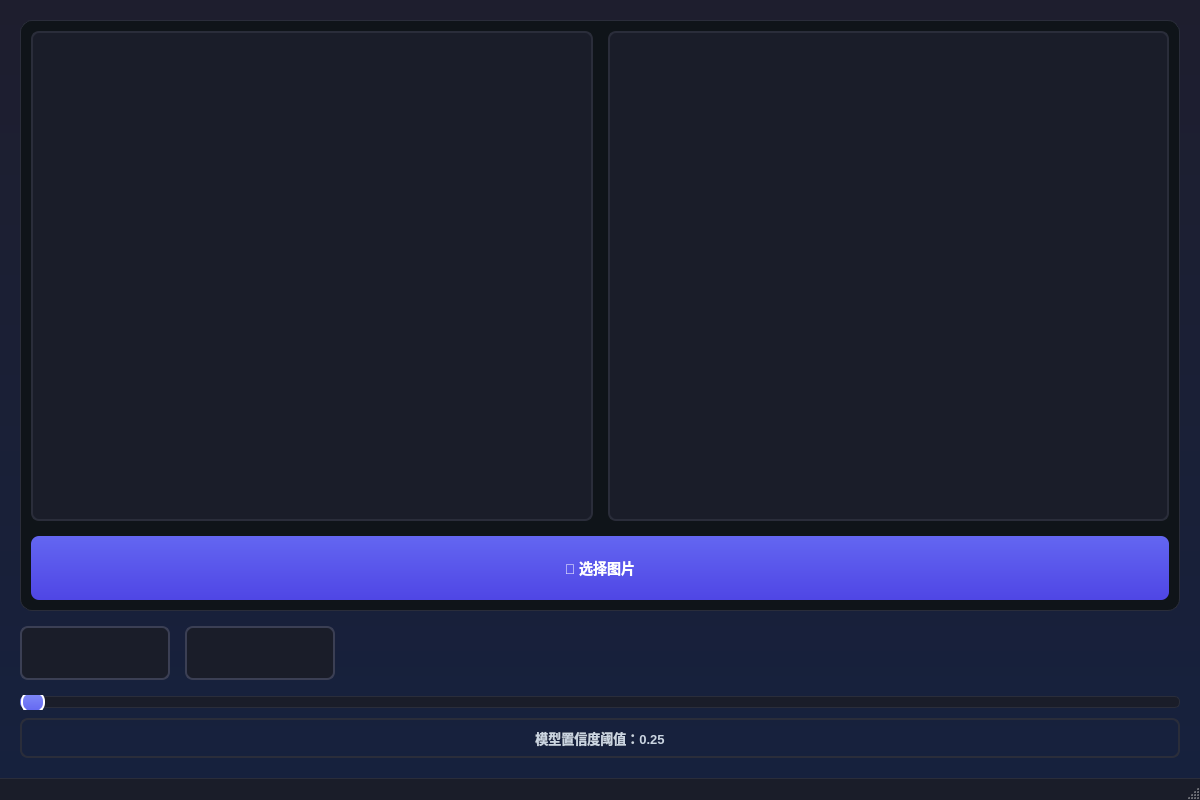
<?xml version="1.0" encoding="UTF-8"?>
<ui version="4.0">
 <class>MainWindow</class>
 <widget class="QMainWindow" name="MainWindow">
  <property name="geometry">
   <rect>
    <x>0</x>
    <y>0</y>
    <width>1200</width>
    <height>800</height>
   </rect>
  </property>
  <property name="windowTitle">
   <string>YOLO目标检测系统</string>
  </property>
  <property name="styleSheet">
   <string notr="true">QMainWindow {
    background: qlineargradient(x1:0, y1:0, x2:0, y2:1, stop:0 #1e1e2e, stop:1 #16213e);
}

QStackedWidget {
    background-color: #0f1419;
    border-radius: 12px;
    border: 1px solid #2a2d3a;
}

QLabel {
    background-color: #1a1d29;
    border: 2px solid #2a2d3a;
    border-radius: 8px;
    padding: 8px;
}

QPushButton {
    background: qlineargradient(x1:0, y1:0, x2:0, y2:1, stop:0 #6366f1, stop:1 #4f46e5);
    color: white;
    border: none;
    border-radius: 8px;
    padding: 12px 24px;
    font-size: 14px;
    font-weight: bold;
    min-height: 40px;
}

QPushButton:hover {
    background: qlineargradient(x1:0, y1:0, x2:0, y2:1, stop:0 #818cf8, stop:1 #6366f1);
}

QPushButton:pressed {
    background: qlineargradient(x1:0, y1:0, x2:0, y2:1, stop:0 #4f46e5, stop:1 #4338ca);
}

QComboBox {
    background-color: #1a1d29;
    color: #e0e7ff;
    border: 2px solid #3b3f54;
    border-radius: 8px;
    padding: 10px 15px;
    font-size: 13px;
    min-height: 30px;
}

QComboBox:hover {
    border-color: #6366f1;
    background-color: #252837;
}

QComboBox::drop-down {
    border: none;
    width: 30px;
}

QComboBox::down-arrow {
    image: none;
    border-left: 5px solid transparent;
    border-right: 5px solid transparent;
    border-top: 6px solid #e0e7ff;
    margin-right: 8px;
}

QComboBox QAbstractItemView {
    background-color: #1a1d29;
    color: #e0e7ff;
    border: 2px solid #6366f1;
    border-radius: 8px;
    selection-background-color: #6366f1;
    selection-color: white;
    padding: 5px;
}

QSlider::groove:horizontal {
    border: 1px solid #2a2d3a;
    height: 10px;
    background: #1a1d29;
    border-radius: 5px;
}

QSlider::handle:horizontal {
    background: qlineargradient(x1:0, y1:0, x2:0, y2:1, stop:0 #818cf8, stop:1 #6366f1);
    border: 2px solid white;
    width: 20px;
    height: 20px;
    margin: -6px 0;
    border-radius: 10px;
}

QSlider::handle:horizontal:hover {
    background: qlineargradient(x1:0, y1:0, x2:0, y2:1, stop:0 #a5b4fc, stop:1 #818cf8);
    width: 22px;
    height: 22px;
}

QSlider::sub-page:horizontal {
    background: qlineargradient(x1:0, y1:0, x2:1, y2:0, stop:0 #6366f1, stop:1 #818cf8);
    border-radius: 5px;
}
</string>
  </property>
  <widget class="QWidget" name="centralwidget_model">
   <layout class="QVBoxLayout" name="mainVerticalLayout">
    <property name="spacing">
     <number>15</number>
    </property>
    <property name="leftMargin">
     <number>20</number>
    </property>
    <property name="topMargin">
     <number>20</number>
    </property>
    <property name="rightMargin">
     <number>20</number>
    </property>
    <property name="bottomMargin">
     <number>20</number>
    </property>
    <item>
     <widget class="QStackedWidget" name="stackedWidget">
      <property name="minimumSize">
       <size>
        <width>0</width>
        <height>500</height>
       </size>
      </property>
      <widget class="QWidget" name="page">
       <layout class="QVBoxLayout" name="verticalLayout">
        <property name="spacing">
         <number>15</number>
        </property>
        <property name="leftMargin">
         <number>10</number>
        </property>
        <property name="topMargin">
         <number>10</number>
        </property>
        <property name="rightMargin">
         <number>10</number>
        </property>
        <property name="bottomMargin">
         <number>10</number>
        </property>
        <item>
         <layout class="QHBoxLayout" name="horizontalLayout">
          <property name="spacing">
           <number>15</number>
          </property>
          <item>
           <widget class="QLabel" name="orig_img_label">
            <property name="minimumSize">
             <size>
              <width>200</width>
              <height>200</height>
             </size>
            </property>
            <property name="text">
             <string/>
            </property>
            <property name="alignment">
             <set>Qt::AlignCenter</set>
            </property>
            <property name="scaledContents">
             <bool>false</bool>
            </property>
           </widget>
          </item>
          <item>
           <widget class="QLabel" name="det_img_label">
            <property name="minimumSize">
             <size>
              <width>200</width>
              <height>200</height>
             </size>
            </property>
            <property name="text">
             <string/>
            </property>
            <property name="alignment">
             <set>Qt::AlignCenter</set>
            </property>
            <property name="scaledContents">
             <bool>false</bool>
            </property>
           </widget>
          </item>
         </layout>
        </item>
        <item>
         <widget class="QPushButton" name="pushButton">
          <property name="text">
           <string>📁 选择图片</string>
          </property>
         </widget>
        </item>
       </layout>
      </widget>
      <widget class="QWidget" name="page_2">
       <layout class="QVBoxLayout" name="verticalLayout_5">
        <property name="spacing">
         <number>15</number>
        </property>
        <property name="leftMargin">
         <number>10</number>
        </property>
        <property name="topMargin">
         <number>10</number>
        </property>
        <property name="rightMargin">
         <number>10</number>
        </property>
        <property name="bottomMargin">
         <number>10</number>
        </property>
        <item>
         <layout class="QHBoxLayout" name="horizontalLayout_6">
          <property name="spacing">
           <number>15</number>
          </property>
          <item>
           <widget class="QLabel" name="orig_cap_label">
            <property name="minimumSize">
             <size>
              <width>200</width>
              <height>200</height>
             </size>
            </property>
            <property name="text">
             <string/>
            </property>
            <property name="alignment">
             <set>Qt::AlignCenter</set>
            </property>
            <property name="scaledContents">
             <bool>false</bool>
            </property>
           </widget>
          </item>
          <item>
           <widget class="QLabel" name="det_cap_label">
            <property name="minimumSize">
             <size>
              <width>200</width>
              <height>200</height>
             </size>
            </property>
            <property name="text">
             <string/>
            </property>
            <property name="alignment">
             <set>Qt::AlignCenter</set>
            </property>
            <property name="scaledContents">
             <bool>false</bool>
            </property>
           </widget>
          </item>
         </layout>
        </item>
        <item>
         <widget class="QPushButton" name="pushButton_cap">
          <property name="text">
           <string>📷 开启摄像头</string>
          </property>
         </widget>
        </item>
       </layout>
      </widget>
      <widget class="QWidget" name="page_3">
       <layout class="QVBoxLayout" name="videoVerticalLayout">
        <property name="spacing">
         <number>15</number>
        </property>
        <property name="leftMargin">
         <number>10</number>
        </property>
        <property name="topMargin">
         <number>10</number>
        </property>
        <property name="rightMargin">
         <number>10</number>
        </property>
        <property name="bottomMargin">
         <number>10</number>
        </property>
        <item>
         <layout class="QHBoxLayout" name="horizontalLayout_2">
          <property name="spacing">
           <number>15</number>
          </property>
          <item>
           <widget class="QLabel" name="det_video_label">
            <property name="minimumSize">
             <size>
              <width>200</width>
              <height>200</height>
             </size>
            </property>
            <property name="text">
             <string/>
            </property>
            <property name="alignment">
             <set>Qt::AlignCenter</set>
            </property>
            <property name="scaledContents">
             <bool>false</bool>
            </property>
           </widget>
          </item>
          <item>
           <widget class="QLabel" name="orig_video_label">
            <property name="minimumSize">
             <size>
              <width>200</width>
              <height>200</height>
             </size>
            </property>
            <property name="text">
             <string/>
            </property>
            <property name="alignment">
             <set>Qt::AlignCenter</set>
            </property>
            <property name="scaledContents">
             <bool>false</bool>
            </property>
           </widget>
          </item>
         </layout>
        </item>
        <item>
         <widget class="QPushButton" name="pushButton_video">
          <property name="text">
           <string>🎬 选择视频</string>
          </property>
         </widget>
        </item>
       </layout>
      </widget>
      <widget class="QWidget" name="page_4">
       <layout class="QVBoxLayout" name="verticalLayout_sit">
        <property name="spacing">
         <number>15</number>
        </property>
        <property name="leftMargin">
         <number>10</number>
        </property>
        <property name="topMargin">
         <number>10</number>
        </property>
        <property name="rightMargin">
         <number>10</number>
        </property>
        <property name="bottomMargin">
         <number>10</number>
        </property>
        <item>
         <layout class="QHBoxLayout" name="horizontalLayout_3">
          <property name="spacing">
           <number>15</number>
          </property>
          <item>
           <widget class="QLabel" name="det_sit_label">
            <property name="minimumSize">
             <size>
              <width>200</width>
              <height>200</height>
             </size>
            </property>
            <property name="text">
             <string/>
            </property>
            <property name="alignment">
             <set>Qt::AlignCenter</set>
            </property>
            <property name="scaledContents">
             <bool>false</bool>
            </property>
           </widget>
          </item>
          <item>
           <widget class="QLabel" name="orig_sit_label">
            <property name="minimumSize">
             <size>
              <width>200</width>
              <height>200</height>
             </size>
            </property>
            <property name="text">
             <string/>
            </property>
            <property name="alignment">
             <set>Qt::AlignCenter</set>
            </property>
            <property name="scaledContents">
             <bool>false</bool>
            </property>
           </widget>
          </item>
         </layout>
        </item>
        <item>
         <widget class="QPushButton" name="pushButton_sit">
          <property name="text">
           <string>PushButton</string>
          </property>
         </widget>
        </item>
       </layout>
      </widget>
      <widget class="QWidget" name="page_5">
       <layout class="QVBoxLayout" name="verticalLayout_5_video">
        <property name="spacing">
         <number>15</number>
        </property>
        <property name="leftMargin">
         <number>10</number>
        </property>
        <property name="topMargin">
         <number>10</number>
        </property>
        <property name="rightMargin">
         <number>10</number>
        </property>
        <property name="bottomMargin">
         <number>10</number>
        </property>
        <item>
         <layout class="QHBoxLayout" name="horizontalLayout_4">
          <property name="spacing">
           <number>15</number>
          </property>
          <item>
           <widget class="QLabel" name="det_video_label_3">
            <property name="minimumSize">
             <size>
              <width>200</width>
              <height>200</height>
             </size>
            </property>
            <property name="text">
             <string/>
            </property>
            <property name="alignment">
             <set>Qt::AlignCenter</set>
            </property>
            <property name="scaledContents">
             <bool>false</bool>
            </property>
           </widget>
          </item>
          <item>
           <widget class="QLabel" name="orig_video_label_3">
            <property name="minimumSize">
             <size>
              <width>200</width>
              <height>200</height>
             </size>
            </property>
            <property name="text">
             <string/>
            </property>
            <property name="alignment">
             <set>Qt::AlignCenter</set>
            </property>
            <property name="scaledContents">
             <bool>false</bool>
            </property>
           </widget>
          </item>
         </layout>
        </item>
        <item>
         <widget class="QPushButton" name="pushButton_video_3">
          <property name="text">
           <string>PushButton</string>
          </property>
         </widget>
        </item>
       </layout>
      </widget>
     </widget>
    </item>
    <item>
     <layout class="QHBoxLayout" name="controlHorizontalLayout">
      <property name="spacing">
       <number>15</number>
      </property>
      <item>
       <widget class="QComboBox" name="comboBox_page">
        <property name="minimumSize">
         <size>
          <width>150</width>
          <height>0</height>
         </size>
        </property>
       </widget>
      </item>
      <item>
       <widget class="QComboBox" name="comboBox_model">
        <property name="minimumSize">
         <size>
          <width>150</width>
          <height>0</height>
         </size>
        </property>
       </widget>
      </item>
      <item>
       <spacer name="horizontalSpacer">
        <property name="orientation">
         <enum>Qt::Horizontal</enum>
        </property>
        <property name="sizeHint" stdset="0">
         <size>
          <width>40</width>
          <height>20</height>
         </size>
        </property>
       </spacer>
      </item>
     </layout>
    </item>
    <item>
     <layout class="QVBoxLayout" name="sliderVerticalLayout">
      <property name="spacing">
       <number>8</number>
      </property>
      <item>
       <widget class="QSlider" name="horizontalSlider_model">
        <property name="orientation">
         <enum>Qt::Horizontal</enum>
        </property>
       </widget>
      </item>
      <item>
       <widget class="QLabel" name="label_conf">
        <property name="text">
         <string>模型置信度阈值：0.25</string>
        </property>
        <property name="alignment">
         <set>Qt::AlignCenter</set>
        </property>
        <property name="styleSheet">
         <string notr="true">QLabel {
    background-color: transparent;
    color: #cbd5e1;
    font-size: 13px;
    font-weight: 500;
}</string>
        </property>
       </widget>
      </item>
     </layout>
    </item>
   </layout>
  </widget>
  <widget class="QMenuBar" name="menubar">
   <property name="geometry">
    <rect>
     <x>0</x>
     <y>0</y>
     <width>1200</width>
     <height>22</height>
    </rect>
   </property>
   <property name="styleSheet">
    <string notr="true">QMenuBar {
    background-color: #1a1d29;
    color: #e0e7ff;
    border-bottom: 1px solid #2a2d3a;
}

QMenuBar::item {
    background-color: transparent;
    padding: 8px 15px;
}

QMenuBar::item:selected {
    background-color: #6366f1;
    border-radius: 4px;
}
</string>
   </property>
  </widget>
  <widget class="QStatusBar" name="statusbar">
   <property name="styleSheet">
    <string notr="true">QStatusBar {
    background-color: #1a1d29;
    color: #cbd5e1;
    border-top: 1px solid #2a2d3a;
}
</string>
   </property>
  </widget>
 </widget>
 <resources/>
 <connections/>
</ui>
